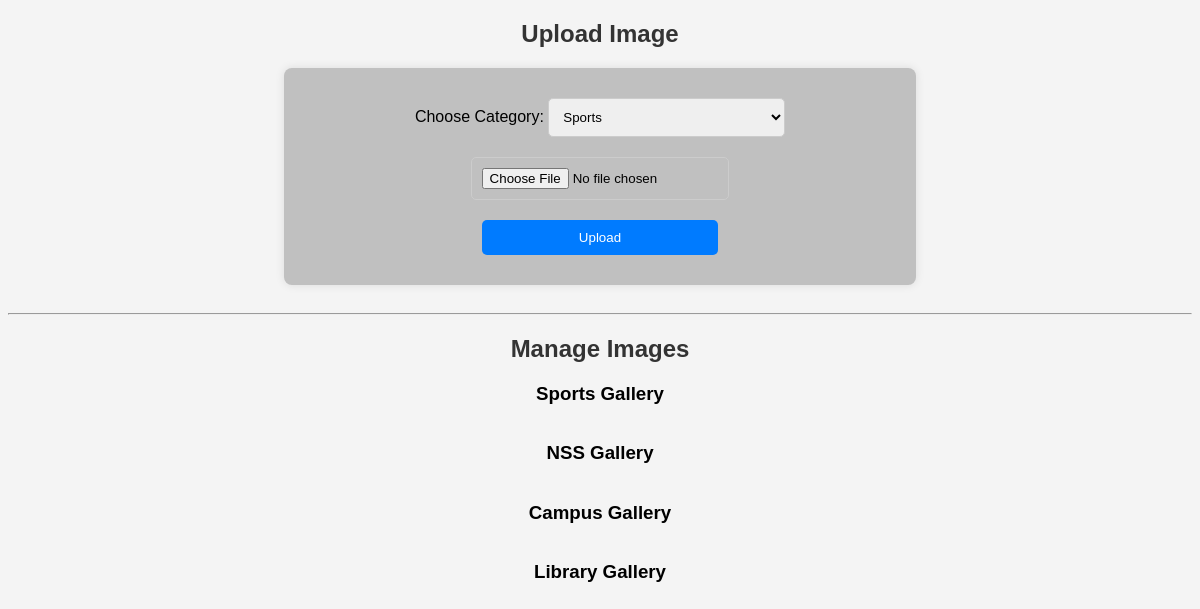
The app's page /manage_gallery (signed in), older data.
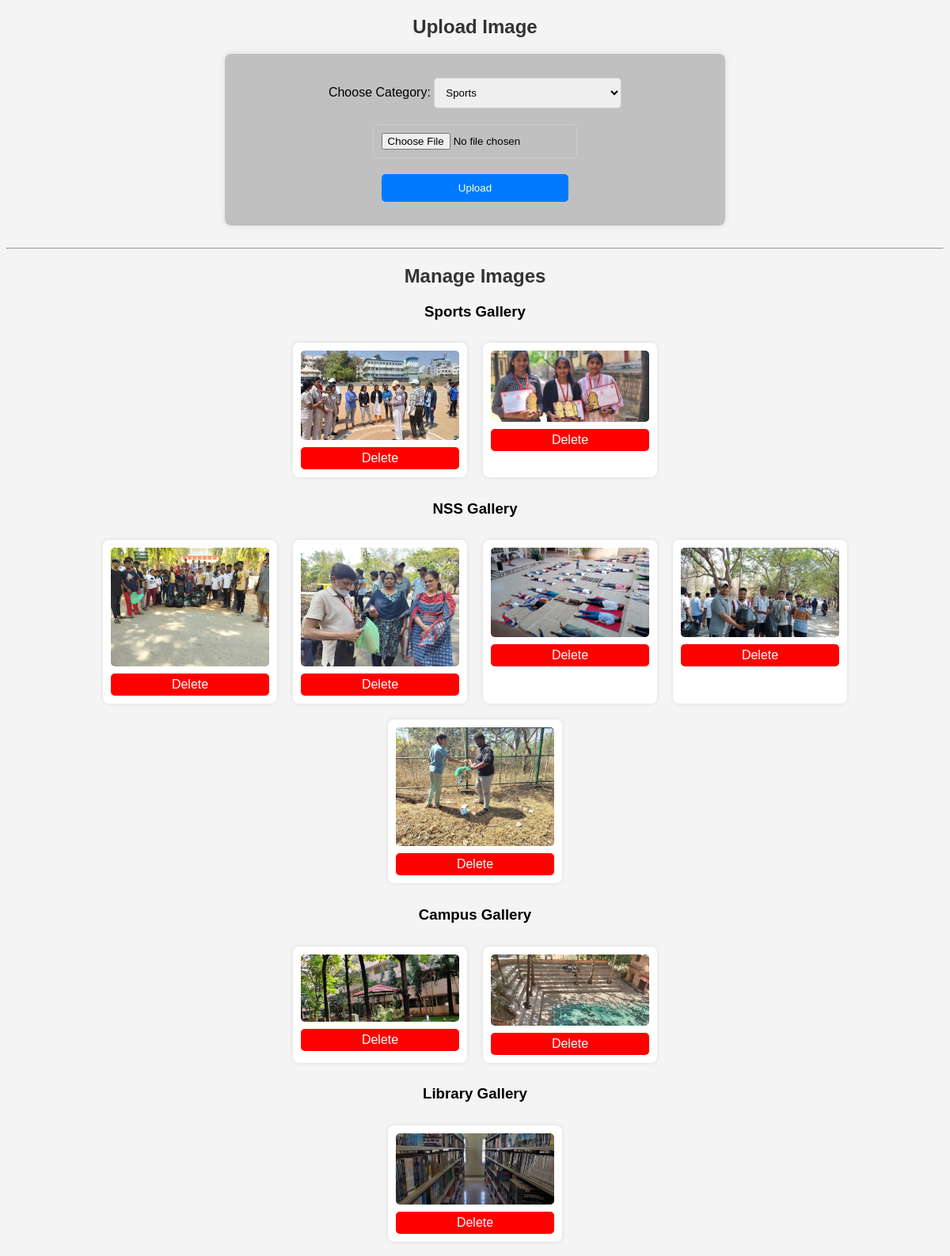
The same page, newer data.
### models.py (models this page shows)
class GalleryImage(db.Model):
    id = db.Column(db.Integer, primary_key=True)
    category = db.Column(db.String(50), nullable=False)
    image_url = db.Column(db.String(255), nullable=False)

### app.py (the view, shortened to what this page needs)
@app.route('/manage_gallery', methods=['GET', 'POST'])
@login_required
def upload_image1():
    images = GalleryImage.query.all()
    return render_template('manage_gallery.html', images=images)

### app.py (called while the page is built)
@login_manager.user_loader
def load_user(user_id):
    return User.query.get(int(user_id))

### templates/manage_gallery.html (shortened to what this page needs)
<!DOCTYPE html>
<html lang="en">
<head>
</head>
<body>
<h2>Upload Image</h2>
<form action="/manage_gallery" method="post" enctype="multipart/form-data">
    <label>Choose Category:</label>
    <select name="category">
        <option value="Sports">Sports</option>
    </select>
    <br>
    <input type="file" name="image" required>
    <br>
    <button type="submit">Upload</button>
</form>
<hr>
<h2>Manage Images</h2>
{% for category, category_name in [('Sports', 'Sports Gallery'), ('NSS', 'NSS Gallery'), ('Campus', 'Campus Gallery'), ('Library', 'Library Gallery')] %}
<h3>{{ category_name }}</h3>
<div class="gallery">
    {% for img in images if img.category == category %}
    <div>
        <img src="{{ img.image_url }}" alt="{{ category_name }}">
        <a href="{{ url_for('delete_image1', image_id=img.id) }}" class="delete-btn" onclick="return confirm('Are you sure?')">Delete</a>
    </div>
    {% endfor %}
</div>
{% endfor %}
</body>
</html>

### templates/manage_gallery.html (style rules this page uses)
body { font-family: Arial, sans-serif; background-color: #f4f4f4; text-align: center; }
h2 { color: #333; }
form { background: silver; padding: 20px; width: 50%; border-radius: 8px; box-shadow: 0px 0px 10px rgba(0, 0, 0, 0.1); display: inline-block; margin-bottom: 20px; }
select, input[type="file"], button { margin: 10px 0; padding: 10px; border-radius: 5px; border: 1px solid #ccc; width:40%; }
button { background-color: #007bff; color: white; border: none; cursor: pointer; }
.gallery { display: flex; flex-wrap: wrap; justify-content: center; }
.gallery div { background: white; padding: 10px; margin: 10px; border-radius: 8px; box-shadow: 0px 0px 5px rgba(0, 0, 0, 0.1); transition: transform 0.2s; }
.gallery img { width: 200px; height: auto; border-radius: 5px; }
.delete-btn { display: block; background-color: red; color: white; text-decoration: none; padding: 5px 10px; border-radius: 5px; margin-top: 5px; }

Row changes from the older to the newer data that the page shows:
added GalleryImage: shows a picture, shown under "Sports Gallery"
added GalleryImage: shows a picture, shown under "Sports Gallery"
added GalleryImage: shows a picture, shown under "NSS Gallery"
added GalleryImage: shows a picture, shown under "NSS Gallery"
added GalleryImage: shows a picture, shown under "NSS Gallery"
added GalleryImage: shows a picture, shown under "NSS Gallery"
added GalleryImage: shows a picture, shown under "NSS Gallery"
added GalleryImage: shows a picture, shown under "Campus Gallery"
added GalleryImage: shows a picture, shown under "Campus Gallery"
added GalleryImage: shows a picture, shown under "Library Gallery"
